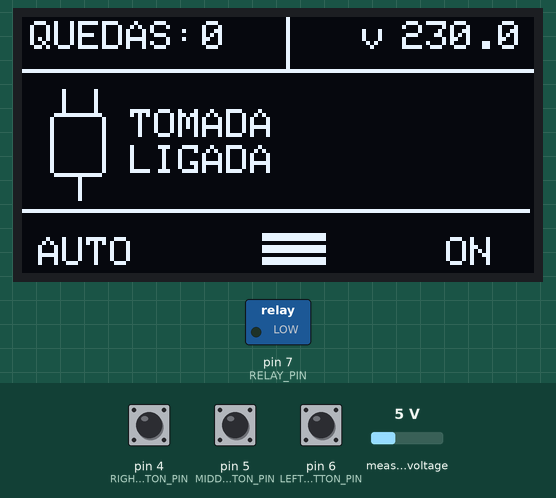
Simulated run of this sketch. Board: Arduino Uno, built with avr-gcc and run on an emulated ATmega328P. Parts: 128×64 one-colour display, switched loads named in the sketch (green lamp = pin HIGH). Inputs (shaded band) come from the test bench; at power-on: pin 4 (RIGHT_BUTTON_PIN) HIGH, pin 6 (LEFT_BUTTON_PIN) HIGH, pin 5 (MIDDLE_BUTTON_PIN) HIGH, measured voltage 5 V.

Above: at 1.2 s.
1.3 s: pin 4 (RIGHT_BUTTON_PIN) pulled LOW for 0.15 s
At 2.0 s:
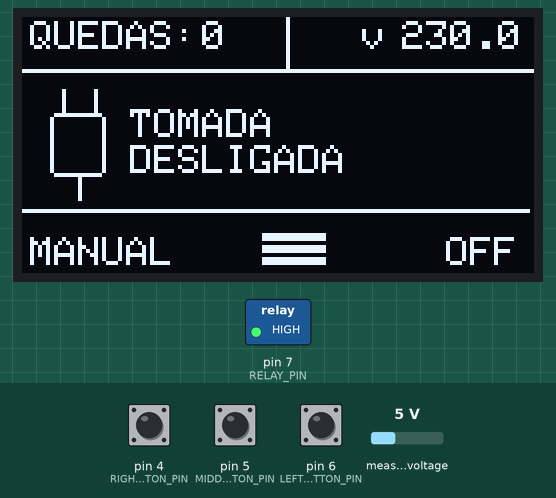
3.0 s: pin 6 (LEFT_BUTTON_PIN) pulled LOW for 0.15 s
At 3.7 s:
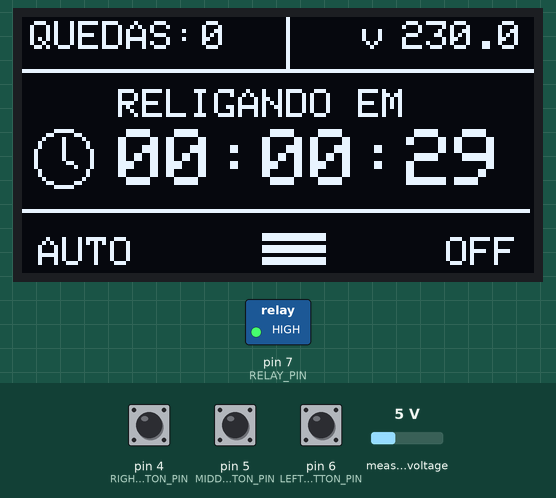
7.6 s: pin 5 (MIDDLE_BUTTON_PIN) pulled LOW for 3.2 s
At 12.0 s:
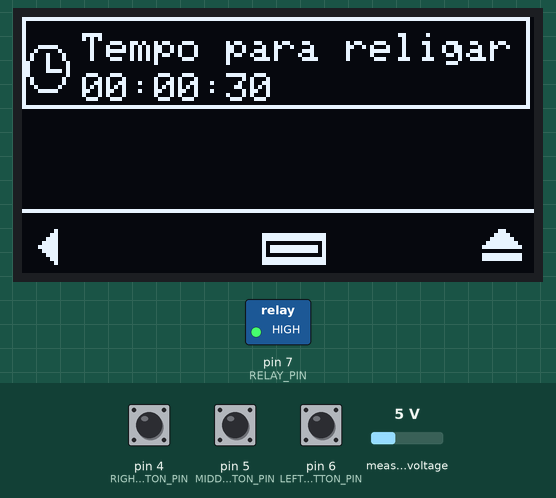
12.3 s: pin 6 (LEFT_BUTTON_PIN) pulled LOW for 1 s
At 13.7 s:
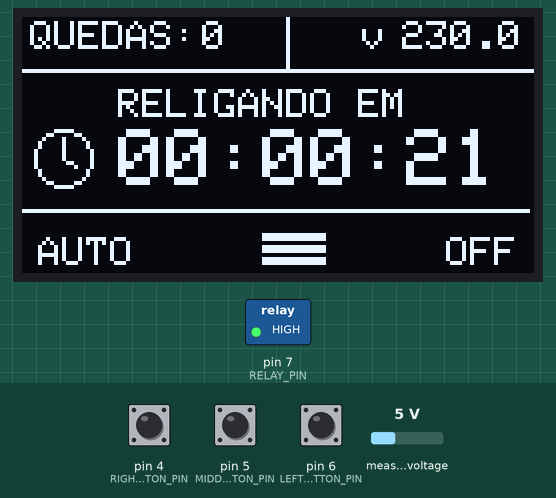
14.8 s: pin 4 (RIGHT_BUTTON_PIN) pulled LOW for 1 s
At 17.0 s:
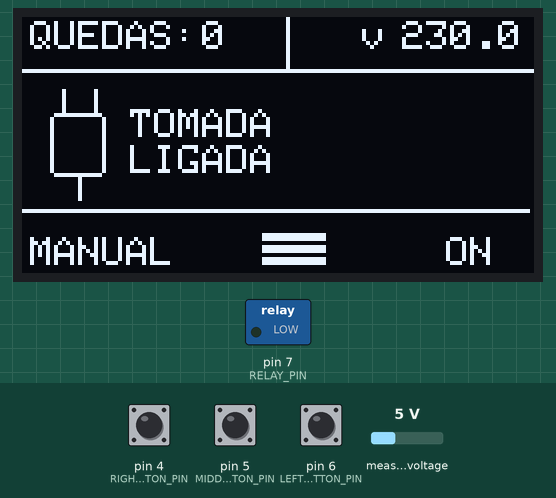
17.3 s: measured voltage set to 0.3 V
At 18.0 s:
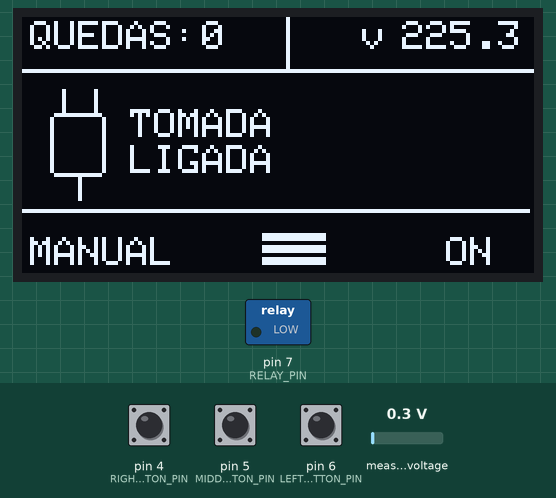
Timing chart, 0 to 19.8 s (numbered marks = the images above; inputs shaded):
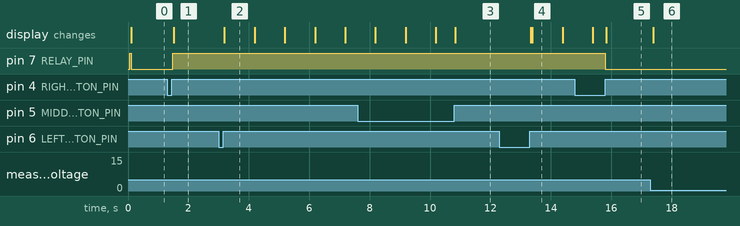

Measured:
- after the input at 1.3 s, pin 7 (RELAY_PIN): LOW → HIGH after 0.18 s; the display: changes after 0.21 s (image 1)
- after the input at 3.0 s, the display: changes after 0.19 s (image 2)
- after the input at 7.6 s, the display: first differs from a run without the input after 3.2 s (image 3)
- after the input at 12.3 s, the display: first changes after 1.0 s (image 4 shows a later state)
- after the input at 14.8 s, pin 7 (RELAY_PIN): HIGH → LOW after 1.0 s; the display: first differs from a run without the input after 1.0 s (image 5)
- after the input at 17.3 s, the display: changes after 0.09 s (image 6)
- what the display in image 2 shows lasts 1.0 s, from 3.2 s to 4.2 s

The sketch:

SmartPlug-Hardware.ino
```cpp
#include <Wire.h>
#include <Adafruit_GFX.h>
#include <Adafruit_SSD1306.h>
#include <ZMPT101B.h>

// ==================================================
// Display
// ==================================================

#define SCREEN_WIDTH 128
#define SCREEN_HEIGHT 64

#define OLED_RESET -1
#define OLED_ADDRESS 0x3C

// ==================================================
// Hardware pins
// ==================================================

#define RELAY_PIN 7
#define VOLTAGE_SENSOR_PIN A2

#define LEFT_BUTTON_PIN 6
#define MIDDLE_BUTTON_PIN 5
#define RIGHT_BUTTON_PIN 4

// ==================================================
// Screens
// ==================================================

#define HOME_SCREEN 0
#define SETTINGS_SCREEN 1
#define SET_TIMER_SCREEN 2

// ==================================================
// Voltage sensor
// ==================================================

#define VOLTAGE_SENSITIVITY 500.0f

// ==================================================
// Display
// ==================================================

Adafruit_SSD1306 display(
  SCREEN_WIDTH,
  SCREEN_HEIGHT,
  &Wire,
  OLED_RESET
);

// ==================================================
// Application state
// ==================================================

ZMPT101B voltageSensor(VOLTAGE_SENSOR_PIN, 60.0);

int powerOutageCount = 0;

float voltage = 0.0;

bool powerGridConnected = false;
bool outletPowered = false;
bool automaticMode = true;

bool lastRightButtonState = HIGH;
bool lastMiddleButtonState = HIGH;
bool lastLeftButtonState = HIGH;

const float powerGridThreshold = 70.0;

unsigned long remainingTime = 0;
unsigned long selectedTime = 30;

unsigned long lastTimerUpdate = 0;
unsigned long lastVoltageReadTime = 0;

unsigned long voltageReadInterval = 2000;

unsigned int currentScreen = HOME_SCREEN;

// ==================================================
// Icons
// ==================================================

const unsigned char OPTION_ITEM_1[] PROGMEM = {
  0xff, 0xff, 0xff, 0xff, 0xff, 0xff, 0xff, 0xff, 0xff, 0xff, 0xff, 0xff, 0xff, 0xff, 0xff, 0xfe,
  0x80, 0x00, 0x00, 0x00, 0x00, 0x00, 0x00, 0x00, 0x00, 0x00, 0x00, 0x00, 0x00, 0x00, 0x00, 0x02,
  0x80, 0x00, 0x00, 0x00, 0x00, 0x00, 0x00, 0x00, 0x00, 0x00, 0x00, 0x00, 0x00, 0x00, 0x00, 0x02,
  0x80, 0x00, 0x00, 0x00, 0x00, 0x00, 0x00, 0x00, 0x00, 0x00, 0x00, 0x00, 0x00, 0x00, 0x00, 0x02,
  0x80, 0x00, 0x00, 0x00, 0x00, 0x00, 0x00, 0x00, 0x00, 0x00, 0x00, 0x00, 0x00, 0x00, 0x00, 0x02,
  0x80, 0x00, 0x00, 0x00, 0x00, 0x00, 0x00, 0x00, 0x00, 0x00, 0x00, 0x00, 0x00, 0x00, 0x00, 0x02,
  0x80, 0x00, 0x00, 0x00, 0x00, 0x00, 0x00, 0x00, 0x00, 0x00, 0x00, 0x00, 0x00, 0x00, 0x00, 0x02,
  0x8f, 0x80, 0x00, 0x00, 0x00, 0x00, 0x00, 0x00, 0x00, 0x00, 0x00, 0x00, 0x00, 0x00, 0x00, 0x02,
  0x90, 0x40, 0x00, 0x00, 0x00, 0x00, 0x00, 0x00, 0x00, 0x00, 0x00, 0x00, 0x00, 0x00, 0x00, 0x02,
  0xa2, 0x20, 0x00, 0x00, 0x00, 0x00, 0x00, 0x00, 0x00, 0x00, 0x00, 0x00, 0x00, 0x00, 0x00, 0x02,
  0xa2, 0x20, 0x00, 0x00, 0x00, 0x00, 0x00, 0x00, 0x00, 0x00, 0x00, 0x00, 0x00, 0x00, 0x00, 0x02,
  0xc2, 0x10, 0x00, 0x00, 0x00, 0x00, 0x00, 0x00, 0x00, 0x00, 0x00, 0x00, 0x00, 0x00, 0x00, 0x02,
  0xc2, 0x10, 0x00, 0x00, 0x00, 0x00, 0x00, 0x00, 0x00, 0x00, 0x00, 0x00, 0x00, 0x00, 0x00, 0x02,
  0xc3, 0xd0, 0x00, 0x00, 0x00, 0x00, 0x00, 0x00, 0x00, 0x00, 0x00, 0x00, 0x00, 0x00, 0x00, 0x02,
  0xc0, 0x10, 0x00, 0x00, 0x00, 0x00, 0x00, 0x00, 0x00, 0x00, 0x00, 0x00, 0x00, 0x00, 0x00, 0x02,
  0xa0, 0x20, 0x00, 0x00, 0x00, 0x00, 0x00, 0x00, 0x00, 0x00, 0x00, 0x00, 0x00, 0x00, 0x00, 0x02,
  0xa0, 0x20, 0x00, 0x00, 0x00, 0x00, 0x00, 0x00, 0x00, 0x00, 0x00, 0x00, 0x00, 0x00, 0x00, 0x02,
  0x90, 0x40, 0x00, 0x00, 0x00, 0x00, 0x00, 0x00, 0x00, 0x00, 0x00, 0x00, 0x00, 0x00, 0x00, 0x02,
  0x8f, 0x80, 0x00, 0x00, 0x00, 0x00, 0x00, 0x00, 0x00, 0x00, 0x00, 0x00, 0x00, 0x00, 0x00, 0x02,
  0x80, 0x00, 0x00, 0x00, 0x00, 0x00, 0x00, 0x00, 0x00, 0x00, 0x00, 0x00, 0x00, 0x00, 0x00, 0x02,
  0x80, 0x00, 0x00, 0x00, 0x00, 0x00, 0x00, 0x00, 0x00, 0x00, 0x00, 0x00, 0x00, 0x00, 0x00, 0x02,
  0x80, 0x00, 0x00, 0x00, 0x00, 0x00, 0x00, 0x00, 0x00, 0x00, 0x00, 0x00, 0x00, 0x00, 0x00, 0x02,
  0x80, 0x00, 0x00, 0x00, 0x00, 0x00, 0x00, 0x00, 0x00, 0x00, 0x00, 0x00, 0x00, 0x00, 0x00, 0x02,
  0x80, 0x00, 0x00, 0x00, 0x00, 0x00, 0x00, 0x00, 0x00, 0x00, 0x00, 0x00, 0x00, 0x00, 0x00, 0x02,
  0xff, 0xff, 0xff, 0xff, 0xff, 0xff, 0xff, 0xff, 0xff, 0xff, 0xff, 0xff, 0xff, 0xff, 0xff, 0xfe,
};

const unsigned char ICON_OPTIONS[] PROGMEM = {
  0x00, 0x00,
  0x00, 0x00,
  0x00, 0x00,
  0x00, 0x00,
  0x00, 0x00,
  0x00, 0x00,
  0xff, 0xff,
  0xff, 0xff,
  0x00, 0x00,
  0xff, 0xff,
  0xff, 0xff,
  0x00, 0x00,
  0xff, 0xff,
  0xff, 0xff,
  0x00, 0x00,
  0x00, 0x00,
};

const unsigned char ICON_ARROW_LEFT[] PROGMEM = {
  0x00, 0x00,
  0x00, 0x00,
  0x00, 0x00,
  0x00, 0x00,
  0x00, 0x00,
  0x00, 0x80,
  0x01, 0x80,
  0x03, 0x80,
  0x07, 0x80,
  0x0f, 0x80,
  0x07, 0x80,
  0x03, 0x80,
  0x01, 0x80,
  0x00, 0x80,
  0x00, 0x00,
  0x00, 0x00,
};

const unsigned char ICON_SELECT[] PROGMEM = {
  0x00, 0x00,
  0x00, 0x00,
  0x00, 0x00,
  0x00, 0x00,
  0x00, 0x00,
  0x00, 0x00,
  0xff, 0xff,
  0xff, 0xff,
  0x80, 0x01,
  0xbf, 0xfd,
  0xbf, 0xfd,
  0x80, 0x01,
  0xff, 0xff,
  0xff, 0xff,
  0x00, 0x00,
  0x00, 0x00,
};

const unsigned char ICON_CHANGE[] PROGMEM = {
  0x00, 0x00,
  0x00, 0x00,
  0x00, 0x00,
  0x00, 0x00,
  0x00, 0x00,
  0x01, 0x80,
  0x03, 0xc0,
  0x07, 0xe0,
  0x0f, 0xf0,
  0x1f, 0xf8,
  0x00, 0x00,
  0x1f, 0xf8,
  0x1f, 0xf8,
  0x00, 0x00,
  0x00, 0x00,
  0x00, 0x00,
};

const unsigned char ICON_SETTINGS[] PROGMEM = {
  0x00, 0x00,
  0x01, 0xc0,
  0x03, 0xc0,
  0x03, 0xc0,
  0x3f, 0xfc,
  0x3f, 0xfc,
  0x3c, 0x7c,
  0x1c, 0x38,
  0x1c, 0x38,
  0x3e, 0x7c,
  0x3f, 0xfc,
  0x3f, 0xfc,
  0x03, 0xc0,
  0x03, 0xc0,
  0x03, 0xc0,
  0x00, 0x00,
};

const unsigned char SETTINGS_SCREEN_BOTTOM[] PROGMEM = {
  0x00, 0x40, 0x00, 0x00, 0x00, 0x00, 0x00, 0x7f, 0xff, 0x00, 0x00, 0x00, 0x00, 0x00, 0x01, 0x00,
  0x00, 0xc0, 0x00, 0x00, 0x00, 0x00, 0x00, 0x40, 0x01, 0x00, 0x00, 0x00, 0x00, 0x00, 0x03, 0x80,
  0x01, 0xc0, 0x00, 0x00, 0x00, 0x00, 0x00, 0x40, 0x01, 0x00, 0x00, 0x00, 0x00, 0x00, 0x07, 0xc0,
  0x03, 0xc0, 0x00, 0x00, 0x00, 0x00, 0x00, 0x4f, 0xf9, 0x00, 0x00, 0x00, 0x00, 0x00, 0x0f, 0xe0,
  0x07, 0xc0, 0x00, 0x00, 0x00, 0x00, 0x00, 0x4f, 0xf9, 0x00, 0x00, 0x00, 0x00, 0x00, 0x1f, 0xf0,
  0x0f, 0xc0, 0x00, 0x00, 0x00, 0x00, 0x00, 0x4f, 0xf9, 0x00, 0x00, 0x00, 0x00, 0x00, 0x3f, 0xf8,
  0x1f, 0xc0, 0x00, 0x00, 0x00, 0x00, 0x00, 0x4f, 0xf9, 0x00, 0x00, 0x00, 0x00, 0x00, 0x7f, 0xfc,
  0x3f, 0xc0, 0x00, 0x00, 0x00, 0x00, 0x00, 0x4f, 0xf9, 0x00, 0x00, 0x00, 0x00, 0x00, 0x00, 0x00,
  0x1f, 0xc0, 0x00, 0x00, 0x00, 0x00, 0x00, 0x4f, 0xf9, 0x00, 0x00, 0x00, 0x00, 0x00, 0x7f, 0xfc,
  0x0f, 0xc0, 0x00, 0x00, 0x00, 0x00, 0x00, 0x4f, 0xf9, 0x00, 0x00, 0x00, 0x00, 0x00, 0x3f, 0xf8,
  0x07, 0xc0, 0x00, 0x00, 0x00, 0x00, 0x00, 0x4f, 0xf9, 0x00, 0x00, 0x00, 0x00, 0x00, 0x1f, 0xf0,
  0x03, 0xc0, 0x00, 0x00, 0x00, 0x00, 0x00, 0x4f, 0xf9, 0x00, 0x00, 0x00, 0x00, 0x00, 0x0f, 0xe0,
  0x01, 0xc0, 0x00, 0x00, 0x00, 0x00, 0x00, 0x40, 0x01, 0x00, 0x00, 0x00, 0x00, 0x00, 0x07, 0xc0,
  0x00, 0xc0, 0x00, 0x00, 0x00, 0x00, 0x00, 0x40, 0x01, 0x00, 0x00, 0x00, 0x00, 0x00, 0x03, 0x80,
  0x00, 0x40, 0x00, 0x00, 0x00, 0x00, 0x00, 0x7f, 0xff, 0x00, 0x00, 0x00, 0x00, 0x00, 0x01, 0x00,
};

// ==================================================
// Drawing functions
// ==================================================

void drawPlug(int x, int y) {

  // Outlet body
  display.drawRoundRect(x + 2,y + 6, 14, 16, 2, SSD1306_WHITE);

  // Pins
  display.drawLine(x + 5, y, x + 5, y + 6, SSD1306_WHITE);

  display.drawLine(
    x + 13,
    y,
    x + 13,
    y + 6,
    SSD1306_WHITE
  );

  // Cable
  display.drawLine(
    x + 9,
    y + 22,
    x + 9,
    y + 27,
    SSD1306_WHITE
  );
}

void drawClock(int x, int y) {

  display.drawCircle(
    x + 8,
    y + 8,
    7,
    SSD1306_WHITE
  );

  display.drawLine(
    x + 8,
    y + 8,
    x + 8,
    y + 3,
    SSD1306_WHITE
  );

  display.drawLine(
    x + 8,
    y + 8,
    x + 11,
    y + 10,
    SSD1306_WHITE
  );
}

void drawGear(int x, int y) {

  display.drawCircle(
    x + 8,
    y + 8,
    7,
    SSD1306_WHITE
  );

  display.fillCircle(
    x + 8,
    y + 8,
    3,
    SSD1306_BLACK
  );

  // Simplified teeth
  display.drawLine(
    x + 8,
    y,
    x + 8,
    y + 2,
    SSD1306_WHITE
  );

  display.drawLine(
    x + 8,
    y + 14,
    x + 8,
    y + 16,
    SSD1306_WHITE
  );

  display.drawLine(
    x,
    y + 8,
    x + 2,
    y + 8,
    SSD1306_WHITE
  );

  display.drawLine(
    x + 14,
    y + 8,
    x + 16,
    y + 8,
    SSD1306_WHITE
  );
}

// ==================================================
// Countdown
// ==================================================

void drawCountdown() {

  int hours = remainingTime / 3600;
  int minutes = (remainingTime % 3600) / 60;
  int seconds = remainingTime % 60;

  char timer[9];

  sprintf(
    timer,
    "%02d:%02d:%02d",
    hours,
    minutes,
    seconds
  );

  display.setTextSize(2);
  display.setTextColor(SSD1306_WHITE);

  // Approximately centered
  display.setCursor(24, 28);

  display.print(timer);
}

// ==================================================
// Screen drawing
// ==================================================

void drawHomeScreen() {

  currentScreen = HOME_SCREEN;

  display.clearDisplay();

  // ==================================================
  // Top row
  // ==================================================

  // Power outages
  display.setTextSize(1);
  display.setCursor(2, 1);
  display.print("QUEDAS:");

  display.setCursor(45, 1);
  display.print(powerOutageCount);

  // Divider
  display.drawLine(
    66,
    0,
    66,
    13,
    SSD1306_WHITE
  );

  // Voltage
  display.setCursor(85, 1);
  display.print("v");

  display.setCursor(95, 1);
  display.print(voltage, 1);

  // ==================================================
  // Divider
  // ==================================================

  display.drawLine(
    0,
    13,
    127,
    13,
    SSD1306_WHITE
  );

  // ==================================================
  // Center area
  // ==================================================

  if (automaticMode && !outletPowered && remainingTime > 0) {
    drawClock(2, 27);
    display.setCursor(24, 18);
    display.print("RELIGANDO EM");
    drawCountdown();

  } else {
    drawPlug(5, 18);
    display.setTextSize(1);
    display.setCursor(27, 23);
    if (outletPowered) {
      display.print("TOMADA");
      display.setCursor(27, 32);
      display.print("LIGADA");
    } else {
      display.print("TOMADA");
      display.setCursor(27, 32);
      display.print("DESLIGADA");
    }
  }

  // ==================================================
  // Bottom area
  // ==================================================

  display.drawLine(
    0,
    48,
    126,
    48,
    SSD1306_WHITE
  );

  // AUTO / MANUAL
  display.setTextSize(1);

  if (automaticMode) {
    display.setTextColor(SSD1306_WHITE);
    display.setCursor(4, 55);
    display.print("AUTO");
  } else {
    display.setCursor(2, 55);
    display.print("MANUAL");
  }

  // Settings
  display.drawBitmap(60, 48, ICON_OPTIONS, 16, 16, SSD1306_WHITE);

  if (outletPowered) {
    display.setCursor(106, 55);
    display.print("ON");
  } else {
    display.setCursor(106, 55);
    display.print("OFF");
  }
  display.display();
}

void drawSettingsScreen() {
  currentScreen = SETTINGS_SCREEN;
  display.clearDisplay();
  display.setTextSize(1);
  display.setTextColor(SSD1306_WHITE);
  display.setCursor(15, 4);
  display.print("Tempo para religar");
  display.setCursor(15, 14);
  display.print("00:00:30");

  display.drawBitmap(0, 0, OPTION_ITEM_1, 128, 23, SSD1306_WHITE);
  display.fillRect(0,22, 126, 1, SSD1306_WHITE);
  display.drawLine(0, 48, 128, 48, SSD1306_WHITE);
  display.drawBitmap(60, 48, ICON_SELECT, 16, 16, SSD1306_WHITE);
  display.drawBitmap(0, 48, ICON_ARROW_LEFT, 16, 16, SSD1306_WHITE);
  display.drawBitmap(112, 48, ICON_CHANGE, 16, 16, SSD1306_WHITE);
  display.display();
}

void drawSetTimerScreen() {

  currentScreen = SET_TIMER_SCREEN;
}

// ==================================================
// Voltage
// ==================================================

float readVoltage() {
  float voltageValue = voltageSensor.getRmsVoltage();
  voltage = 0.0;

  if (voltageValue > 20.0) {
    voltage = voltageValue;
    return voltageValue;
  }

  return voltage;
}

// ==================================================
// Button handling
// ==================================================

void readRightButton() {

  bool currentRightButtonState = digitalRead(RIGHT_BUTTON_PIN);

  if (
    lastRightButtonState == LOW &&
    currentRightButtonState == HIGH
  ) {

    if (currentScreen == HOME_SCREEN) {
      outletPowered = !outletPowered;
      if (automaticMode) {
        automaticMode = false;
      }

    } else if (currentScreen == SETTINGS_SCREEN) {
      // TODO change selected item in menu
    } else {
      // TODO Increase timer
    }
  }

  lastRightButtonState = currentRightButtonState;
}

void readMiddleButton() {

  bool currentMiddleButtonState = digitalRead(MIDDLE_BUTTON_PIN);

  if (
    lastMiddleButtonState == LOW &&
    currentMiddleButtonState == HIGH
  ) {

    if (currentScreen == HOME_SCREEN) {
      drawSettingsScreen();
    } else if (currentScreen == SETTINGS_SCREEN) {
      drawSetTimerScreen();
    } else {
      drawSettingsScreen();
    }
  }

  lastMiddleButtonState = currentMiddleButtonState;
}

void readLeftButton() {

  bool currentLeftButtonState = digitalRead(LEFT_BUTTON_PIN);

  if (lastLeftButtonState == LOW && currentLeftButtonState == HIGH ) {

    if (currentScreen == HOME_SCREEN) {
      automaticMode = !automaticMode;
    } else if (currentScreen == SETTINGS_SCREEN) {
      drawHomeScreen();
    } else {
      // TODO Change position in Timer selection
    }
  }

  lastLeftButtonState = currentLeftButtonState;
}

void readButtons() {

  readLeftButton();
  readMiddleButton();
  readRightButton();
}

// ==================================================
// Screen logic
// ==================================================

void runTimerScreenLogic() {

}

void runSettingsScreenLogic() {

}

void runHomeScreenLogic() {

  if (millis() - lastVoltageReadTime > voltageReadInterval) {
    lastVoltageReadTime = millis();
    readVoltage();
  }

  if (!automaticMode) {
    remainingTime = selectedTime;
  }

  if (outletPowered) {
    digitalWrite(RELAY_PIN,LOW);
  } else {
    digitalWrite(RELAY_PIN,HIGH);
  }

  if (automaticMode && remainingTime > 0) {
    if (millis() - lastTimerUpdate >= 1000) {
      lastTimerUpdate = millis();
      remainingTime--;
      drawHomeScreen();
    }

  } else {
    if (automaticMode == true && outletPowered == false && readVoltage() > 90) {
      outletPowered = true;
    } else if ( automaticMode == true && outletPowered == false) {
      remainingTime = selectedTime;
    }
    drawHomeScreen();
  }

  if (voltage < 90 && outletPowered == true && automaticMode == true && selectedTime > 0) {
    outletPowered = false;
    remainingTime = selectedTime;
    drawHomeScreen();
  }
}

// ==================================================
// Setup
// ==================================================

void setup() {

  Serial.begin(9600);

  pinMode(RELAY_PIN,OUTPUT);
  pinMode(VOLTAGE_SENSOR_PIN,INPUT);
  pinMode(LEFT_BUTTON_PIN,INPUT_PULLUP);
  pinMode(MIDDLE_BUTTON_PIN,INPUT_PULLUP);
  pinMode(RIGHT_BUTTON_PIN,INPUT_PULLUP);

  voltageSensor.setSensitivity(VOLTAGE_SENSITIVITY);

  if (!display.begin(SSD1306_SWITCHCAPVCC,OLED_ADDRESS)) {
    Serial.println("Oled failed");
    while (true);
  }

  display.clearDisplay();
  display.setTextColor(SSD1306_WHITE);

  drawHomeScreen();
}

// ==================================================
// Main loop
// ==================================================

void loop() {
  readButtons();

  if (currentScreen == HOME_SCREEN) {
    runHomeScreenLogic();
  } else if (currentScreen == SETTINGS_SCREEN) {
    runSettingsScreenLogic();
  } else {
    runTimerScreenLogic();
  }
}
```
